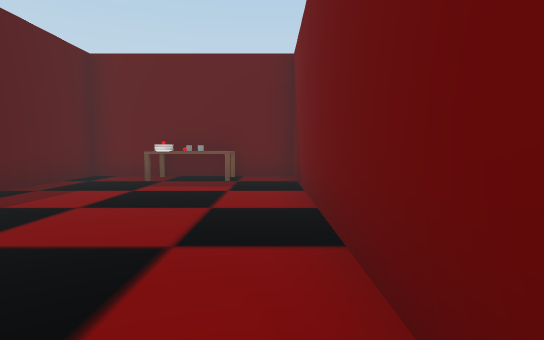
View 1 (above)

16 first-person views from a walk through a 3-D level made in the Unity game engine. The camera is 1.4 m above the floor, tilts 4° down and sees 80° across. The floor is counted in squares, 2 m on a side. Each view is taken from the middle of a square. On the plan, view 1 faces up. The plan holds only what a view shows up to about 10 squares ahead; the rest is blank. The place goes on beyond the plan. The player character is not drawn. Some surface patterns are stand-ins.

View 2
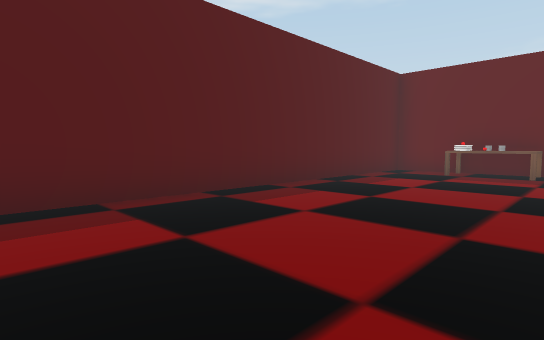

View 3
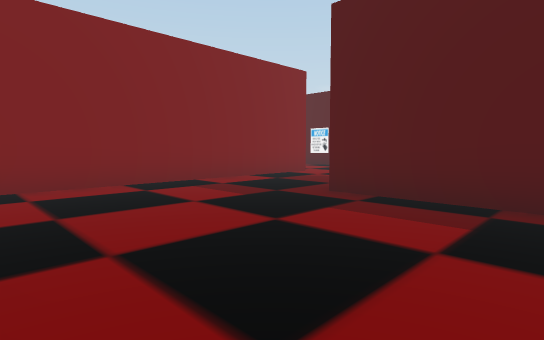

View 4
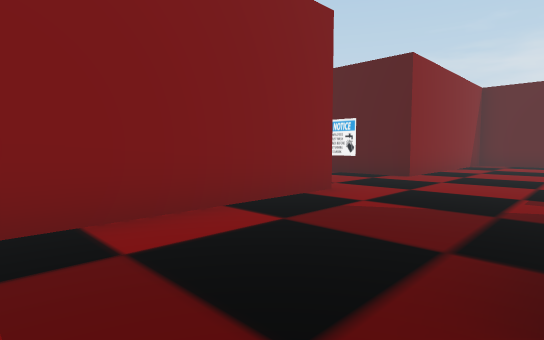

View 5
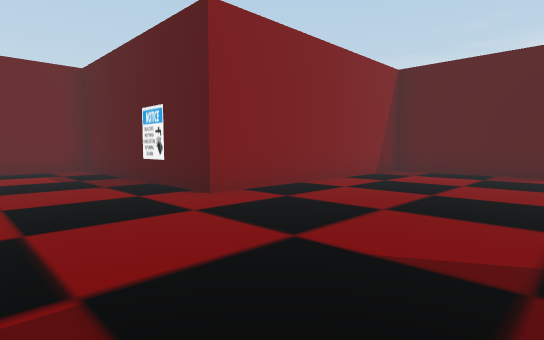

View 6
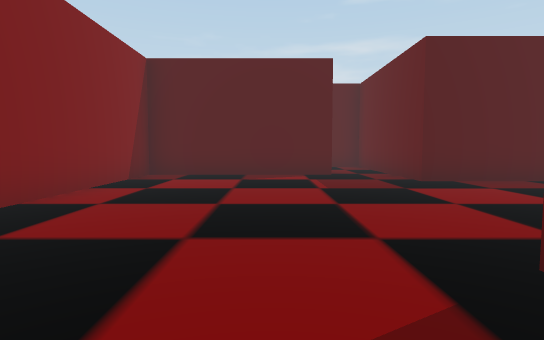

View 7
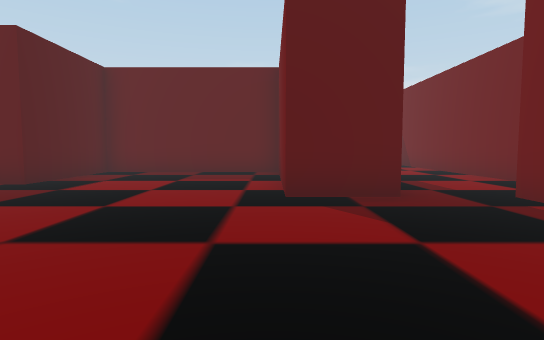

View 8
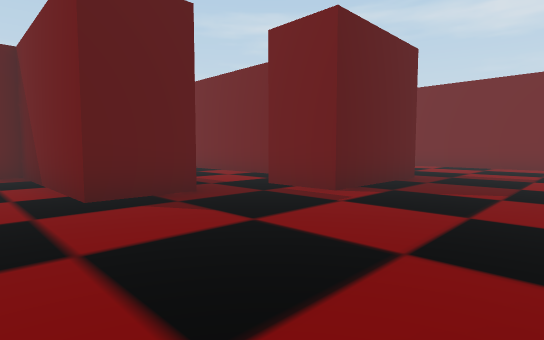

View 9
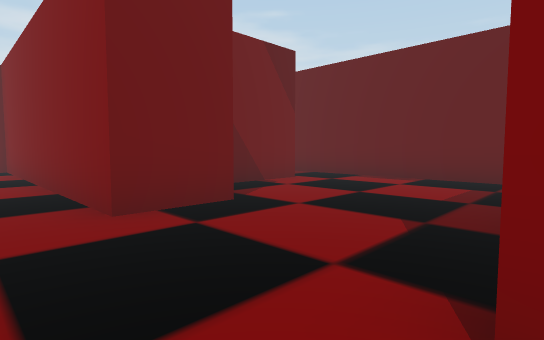

View 10
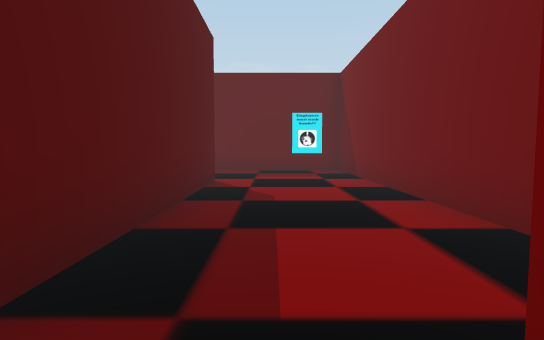

View 11
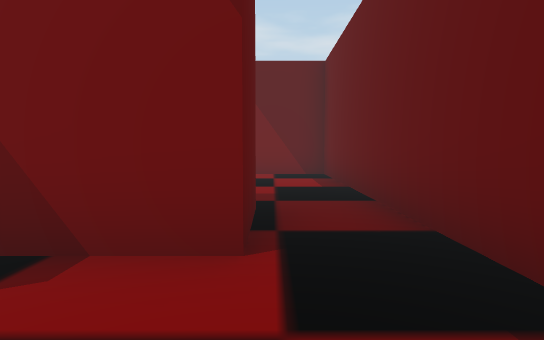

View 12
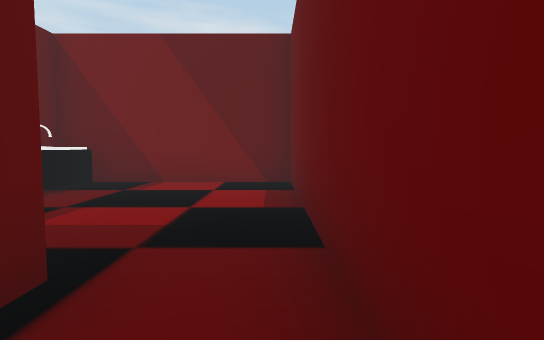

View 13
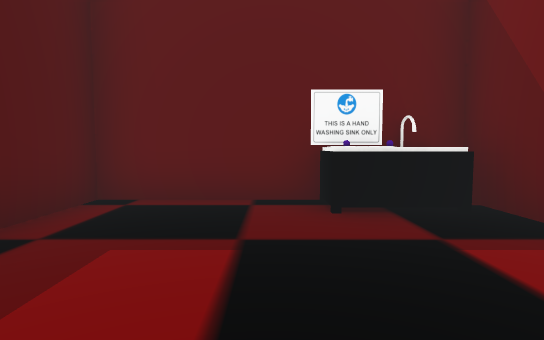

View 14
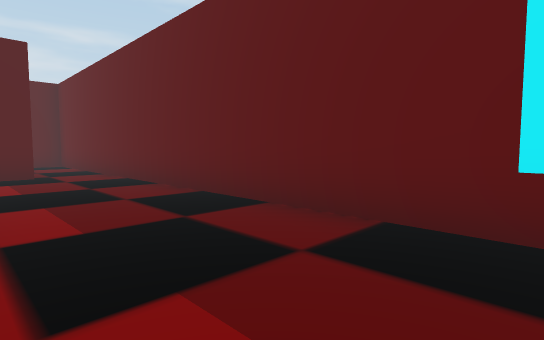

View 15
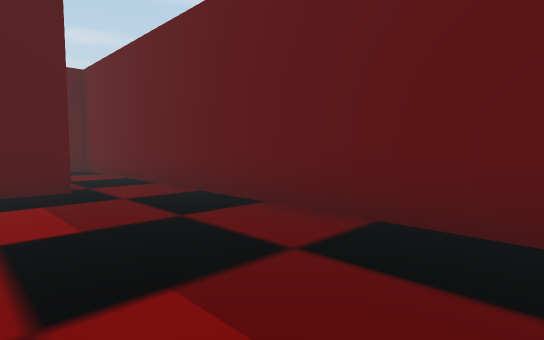

View 16
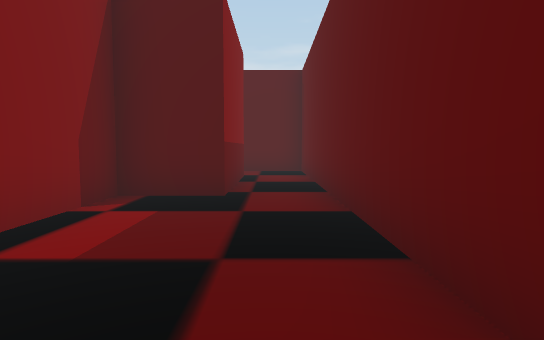

### Floor plan
Points are (right, up) in squares from view 1. A wall is a line through its corners. A room is listed if a view was taken in it or the views show most of it. See-through windows are left out.
Room 1 (views 1, 2, 3, 4, 5, 6, 7, 8, 9, 10, 11)
walls: (-9.1, -1.5) (-10.8, -1.5) (-10.8, 3.2) (-15.7, 3.2) (-15.7, 0.1) (-17.4, 0.1); (-7.6, -7.8) (-7.6, -6.1) (0.5, -6.1) (0.5, -4.2); (0.5, 0.5) (0.5, 7.9) (-4.3, 7.9) (-4.3, -3) (-7.6, -3) (-7.6, -1.4); (-6, -10.8) (-6, -8.9); (-17.3, -1.4) (-17.3, -6.1) (-10.8, -6.1) (-10.8, -12.4) (-6.4, -12.4)
ways out: opening at (-5.5, -11.5) to room 2; opening at (-8, -1) to room 3; opening at (-18.5, -1)
objects: other object (-2, 7) to (-1, 7)
Room 2 (views 12, 13)
walls: (-1.8, -7.7) (-4.3, -7.7) (-4.3, -9.2); (-4.2, -10.8) (-6, -10.8); (-6.4, -12.4) (0.5, -12.4) (0.5, -7.6)
ways out: opening at (-5.5, -11.5) to room 1
objects: other object (-1, -8) to (0, -8)
Room 3 (views 14, 15, 16)
walls: (-9.2, 4.8) (-9.2, -0.6); (-6, 0.1) (-6, 7.9) (-20.5, 7.9) (-20.5, 6.1); (-18.8, 6.3) (-15.7, 6.3) (-15.7, 4.8) (-13.6, 4.8)
ways out: opening at (-8, -1) to room 1; opening at (-20, 5.5)

Positions as (right, up) in squares from view 1, and headings:
1: (0, 0), facing up
2: (0, -2), facing up-left
3: (0, 0), facing down-left
4: (-3, -3), facing down-left
5: (-8, -2), facing down-left
6: (-9, -3), facing left
7: (-11, -6), facing up
8: (-12, -6), facing up-right
9: (-11, -5), facing down-right
10: (-8, -2), facing up
11: (-8, -11), facing right
12: (-6, -12), facing right
13: (-2, -12), facing up
14: (-7, 5), facing up-left
15: (-10, 5), facing up-left
16: (-11, 7), facing left
